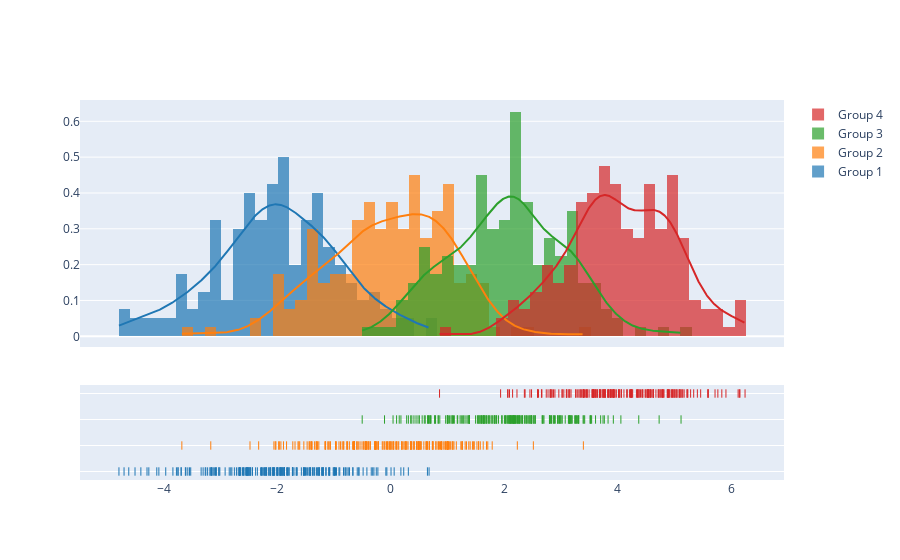

The notebook cell this image was saved under:
### Code cell
import plotly.figure_factory as ff

# Add histogram data
x1 = np.random.randn(200) - 2
x2 = np.random.randn(200)
x3 = np.random.randn(200) + 2
x4 = np.random.randn(200) + 4

# Group data together
hist_data = [x1, x2, x3, x4]

group_labels = ['Group 1', 'Group 2', 'Group 3', 'Group 4']

# Create distplot with custom bin_size
fig = ff.create_distplot(hist_data, group_labels, bin_size=.2)
fig.show()

### Figure 1 — Plotly figure (JSON) as saved in the notebook; plotly's stock layout.template omitted (floating-point values rounded to 4 significant figures; data arrays with more than 128 entries replaced by an {"elided": "..."} marker saying what was removed)
{"data": [{"autobinx": false, "histnorm": "probability density", "legendgroup": "Group 1", "marker": {"color": "rgb(31, 119, 180)"}, "name": "Group 1", "opacity": 0.7, "type": "histogram", "x": {"elided": "200 float values"}, "xaxis": "x", "xbins": {"end": 0.6744, "size": 0.2, "start": -4.787}, "yaxis": "y"}, {"autobinx": false, "histnorm": "probability density", "legendgroup": "Group 2", "marker": {"color": "rgb(255, 127, 14)"}, "name": "Group 2", "opacity": 0.7, "type": "histogram", "x": {"elided": "200 float values"}, "xaxis": "x", "xbins": {"end": 3.392, "size": 0.2, "start": -3.679}, "yaxis": "y"}, {"autobinx": false, "histnorm": "probability density", "legendgroup": "Group 3", "marker": {"color": "rgb(44, 160, 44)"}, "name": "Group 3", "opacity": 0.7, "type": "histogram", "x": {"elided": "200 float values"}, "xaxis": "x", "xbins": {"end": 5.111, "size": 0.2, "start": -0.5031}, "yaxis": "y"}, {"autobinx": false, "histnorm": "probability density", "legendgroup": "Group 4", "marker": {"color": "rgb(214, 39, 40)"}, "name": "Group 4", "opacity": 0.7, "type": "histogram", "x": {"elided": "200 float values"}, "xaxis": "x", "xbins": {"end": 6.238, "size": 0.2, "start": 0.8587}, "yaxis": "y"}, {"legendgroup": "Group 1", "marker": {"color": "rgb(31, 119, 180)"}, "mode": "lines", "name": "Group 1", "showlegend": false, "type": "scatter", "x": {"elided": "500 float values"}, "xaxis": "x", "y": {"elided": "500 float values"}, "yaxis": "y"}, {"legendgroup": "Group 2", "marker": {"color": "rgb(255, 127, 14)"}, "mode": "lines", "name": "Group 2", "showlegend": false, "type": "scatter", "x": {"elided": "500 float values"}, "xaxis": "x", "y": {"elided": "500 float values"}, "yaxis": "y"}, {"legendgroup": "Group 3", "marker": {"color": "rgb(44, 160, 44)"}, "mode": "lines", "name": "Group 3", "showlegend": false, "type": "scatter", "x": {"elided": "500 float values"}, "xaxis": "x", "y": {"elided": "500 float values"}, "yaxis": "y"}, {"legendgroup": "Group 4", "marker": {"color": "rgb(214, 39, 40)"}, "mode": "lines", "name": "Group 4", "showlegend": false, "type": "scatter", "x": {"elided": "500 float values"}, "xaxis": "x", "y": {"elided": "500 float values"}, "yaxis": "y"}, {"legendgroup": "Group 1", "marker": {"color": "rgb(31, 119, 180)", "symbol": "line-ns-open"}, "mode": "markers", "name": "Group 1", "showlegend": false, "type": "scatter", "x": {"elided": "200 float values"}, "xaxis": "x", "y": {"elided": "200 str values"}, "yaxis": "y2"}, {"legendgroup": "Group 2", "marker": {"color": "rgb(255, 127, 14)", "symbol": "line-ns-open"}, "mode": "markers", "name": "Group 2", "showlegend": false, "type": "scatter", "x": {"elided": "200 float values"}, "xaxis": "x", "y": {"elided": "200 str values"}, "yaxis": "y2"}, {"legendgroup": "Group 3", "marker": {"color": "rgb(44, 160, 44)", "symbol": "line-ns-open"}, "mode": "markers", "name": "Group 3", "showlegend": false, "type": "scatter", "x": {"elided": "200 float values"}, "xaxis": "x", "y": {"elided": "200 str values"}, "yaxis": "y2"}, {"legendgroup": "Group 4", "marker": {"color": "rgb(214, 39, 40)", "symbol": "line-ns-open"}, "mode": "markers", "name": "Group 4", "showlegend": false, "type": "scatter", "x": {"elided": "200 float values"}, "xaxis": "x", "y": {"elided": "200 str values"}, "yaxis": "y2"}], "layout": {"barmode": "overlay", "hovermode": "closest", "legend": {"traceorder": "reversed"}, "xaxis": {"anchor": "y2", "domain": [0.0, 1.0], "zeroline": false}, "yaxis": {"anchor": "free", "domain": [0.35, 1], "position": 0.0}, "yaxis2": {"anchor": "x", "domain": [0, 0.25], "dtick": 1, "showticklabels": false}}}
